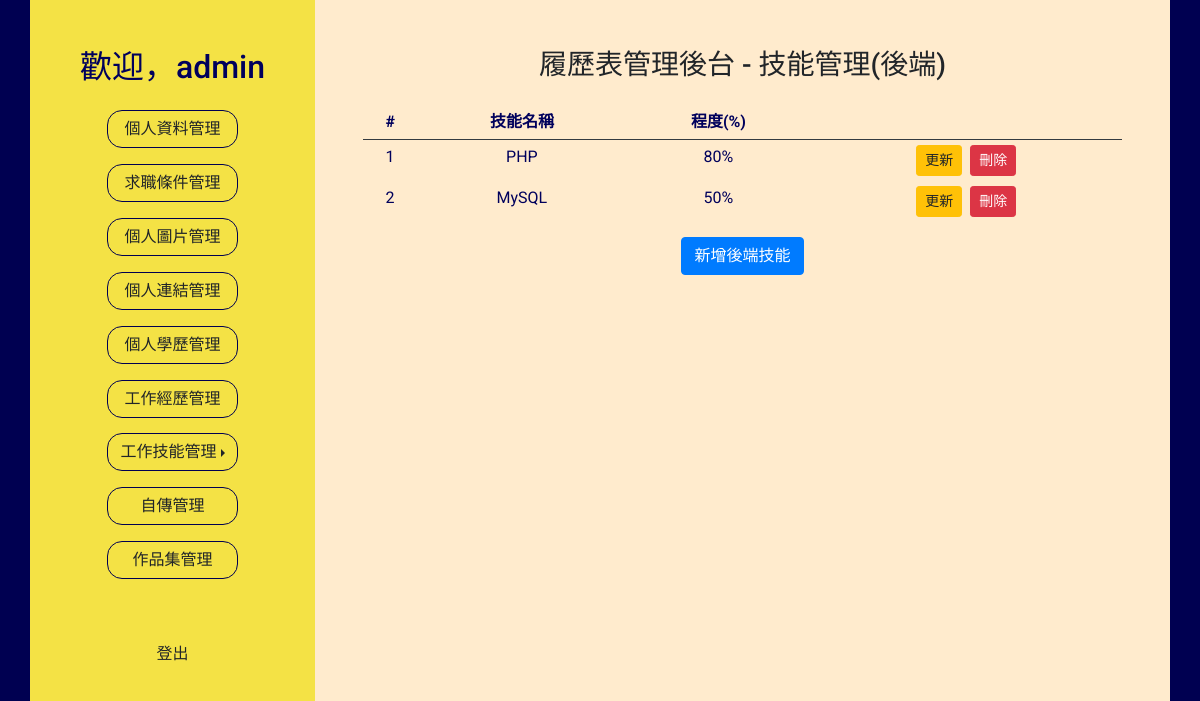
The page /main.php?do=skill_backend (signed in) on the database its author committed.
### tables this page shows
CREATE TABLE `resume_skillback` (
  `id` int(10) UNSIGNED NOT NULL,
  `userid` int(10) UNSIGNED NOT NULL,
  `name` varchar(30) NOT NULL,
  `level` varchar(3) NOT NULL
);

### base.php (called while the page is built, shortened)
<?php
class DB{
  private $dsn  = "mysql:host=localhost;charset=utf8;dbname=resume";
  private $root = "root";
  private $password = "";
  private $table = "";
  private $pdo;
  public function __construct($table){
    $this->table = $table;
    $this->pdo = new PDO($this->dsn,$this->root,$this->password);
  }
  public function all(...$arg){
    $sql = "select * from `$this->table`";
    if(!empty($arg[0]) && is_array($arg[0])){
      foreach ($arg[0] as $key => $value){
        $tmp[]= sprintf("`%s`='%s'",$key,$value);
      }
      $sql = $sql . " where " . implode( " && " , $tmp);
    }
    return $this->pdo->query($sql)->fetchAll(PDO::FETCH_ASSOC);
  }
}
?>

### backend/skill_backend.php (the view, shortened to what this page needs)
<h3>履歷表管理後台 - 技能管理(後端)</h3>
<table class="table table-sm text-center table-borderless mt-3">
  <thead>
    <tr class="border-bottom border-dark ">
      <th>#</th>
      <th>技能名稱</th>
      <th>程度(%)</th>
      <th></th>
    </tr>
  </thead>
  <tbody>
    <tr>
      <?php
      $db = new DB("resume_skillback");
      $rows = $db->all(["userid" => $userid]);
      foreach ($rows as $key => $row) {
        echo "<td>" . ($key + 1) . "</td>";
        echo "<td>" . $row['name'] . "</td>";
        echo "<td>" . $row['level'] . "%" . "</td>";
      ?>
        <td>
          <button class="btn btn-warning btn-sm mr-1 ubtn" data-toggle="modal" data-target="#Modal2" id="<?= $row['id'] ?>">更新
          </button><button class="btn btn-danger btn-sm ml-1" onclick="del_backend(<?= $row['id'] ?>)">刪除</button>
        </td>
    </tr>
  <?php  }  ?>
  </tbody>
</table>
<button type="button" class="btn btn-primary" data-toggle="modal" data-target="#Modal1">新增後端技能</button>

### css/style.css (style rules this page uses)
body { margin:0; padding:0; font-family: 'Josefin Sans','Noto Sans TC','Caveat','Lobster','Roboto' ,sans-serif; background-color: #000051; overflow: hidden; }
.table { color:#00005c !important; }

### rows shown on the page
resume_skillback: name "PHP", level "80"
resume_skillback: name "MySQL", level "50"

### other values the page prints
$_SESSION['username'] "admin"
